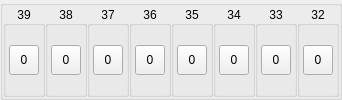
        <widget class="QGroupBox" name="groupBox32_39">
         <layout class="QHBoxLayout" name="horizontalLayout_11">
          <property name="spacing">
           <number>0</number>
          </property>
          <property name="leftMargin">
           <number>0</number>
          </property>
          <property name="topMargin">
           <number>0</number>
          </property>
          <property name="rightMargin">
           <number>0</number>
          </property>
          <property name="bottomMargin">
           <number>0</number>
          </property>
          <item>
           <widget class="QGroupBox" name="groupBox39">
            <property name="title">
             <string notr="true">39</string>
            </property>
            <property name="alignment">
             <set>Qt::AlignCenter</set>
            </property>
            <layout class="QHBoxLayout" name="horizontalLayout_38">
             <property name="leftMargin">
              <number>0</number>
             </property>
             <property name="topMargin">
              <number>0</number>
             </property>
             <property name="rightMargin">
              <number>0</number>
             </property>
             <property name="bottomMargin">
              <number>0</number>
             </property>
             <item>
              <widget class="QToolButton" name="toolButton39">
               <property name="minimumSize">
                <size>
                 <width>30</width>
                 <height>30</height>
                </size>
               </property>
               <property name="maximumSize">
                <size>
                 <width>30</width>
                 <height>30</height>
                </size>
               </property>
               <property name="text">
                <string notr="true">0</string>
               </property>
               <property name="checkable">
                <bool>true</bool>
               </property>
              </widget>
             </item>
            </layout>
           </widget>
          </item>
          <item>
           <widget class="QGroupBox" name="groupBox38">
            <property name="title">
             <string notr="true">38</string>
            </property>
            <property name="alignment">
             <set>Qt::AlignCenter</set>
            </property>
            <layout class="QHBoxLayout" name="horizontalLayout_39">
             <property name="leftMargin">
              <number>0</number>
             </property>
             <property name="topMargin">
              <number>0</number>
             </property>
             <property name="rightMargin">
              <number>0</number>
             </property>
             <property name="bottomMargin">
              <number>0</number>
             </property>
             <item>
              <widget class="QToolButton" name="toolButton38">
               <property name="minimumSize">
                <size>
                 <width>30</width>
                 <height>30</height>
                </size>
               </property>
               <property name="maximumSize">
                <size>
                 <width>30</width>
                 <height>30</height>
                </size>
               </property>
               <property name="text">
                <string notr="true">0</string>
               </property>
               <property name="checkable">
                <bool>true</bool>
               </property>
              </widget>
             </item>
            </layout>
           </widget>
          </item>
          <item>
           <widget class="QGroupBox" name="groupBox37">
            <property name="title">
             <string notr="true">37</string>
            </property>
            <property name="alignment">
             <set>Qt::AlignCenter</set>
            </property>
            <layout class="QHBoxLayout" name="horizontalLayout_40">
             <property name="leftMargin">
              <number>0</number>
             </property>
             <property name="topMargin">
              <number>0</number>
             </property>
             <property name="rightMargin">
              <number>0</number>
             </property>
             <property name="bottomMargin">
              <number>0</number>
             </property>
             <item>
              <widget class="QToolButton" name="toolButton37">
               <property name="minimumSize">
                <size>
                 <width>30</width>
                 <height>30</height>
                </size>
               </property>
               <property name="maximumSize">
                <size>
                 <width>30</width>
                 <height>30</height>
                </size>
               </property>
               <property name="text">
                <string notr="true">0</string>
               </property>
               <property name="checkable">
                <bool>true</bool>
               </property>
              </widget>
             </item>
            </layout>
           </widget>
          </item>
          <item>
           <widget class="QGroupBox" name="groupBox36">
            <property name="title">
             <string notr="true">36</string>
            </property>
            <property name="alignment">
             <set>Qt::AlignCenter</set>
            </property>
            <layout class="QHBoxLayout" name="horizontalLayout_41">
             <property name="leftMargin">
              <number>0</number>
             </property>
             <property name="topMargin">
              <number>0</number>
             </property>
             <property name="rightMargin">
              <number>0</number>
             </property>
             <property name="bottomMargin">
              <number>0</number>
             </property>
             <item>
              <widget class="QToolButton" name="toolButton36">
               <property name="minimumSize">
                <size>
                 <width>30</width>
                 <height>30</height>
                </size>
               </property>
               <property name="maximumSize">
                <size>
                 <width>30</width>
                 <height>30</height>
                </size>
               </property>
               <property name="text">
                <string notr="true">0</string>
               </property>
               <property name="checkable">
                <bool>true</bool>
               </property>
              </widget>
             </item>
            </layout>
           </widget>
          </item>
          <item>
           <widget class="QGroupBox" name="groupBox35">
            <property name="title">
             <string notr="true">35</string>
            </property>
            <property name="alignment">
             <set>Qt::AlignCenter</set>
            </property>
            <layout class="QHBoxLayout" name="horizontalLayout_42">
             <property name="leftMargin">
              <number>0</number>
             </property>
             <property name="topMargin">
              <number>0</number>
             </property>
             <property name="rightMargin">
              <number>0</number>
             </property>
             <property name="bottomMargin">
              <number>0</number>
             </property>
             <item>
              <widget class="QToolButton" name="toolButton35">
               <property name="minimumSize">
                <size>
                 <width>30</width>
                 <height>30</height>
                </size>
               </property>
               <property name="maximumSize">
                <size>
                 <width>30</width>
                 <height>30</height>
                </size>
               </property>
               <property name="text">
                <string notr="true">0</string>
               </property>
               <property name="checkable">
                <bool>true</bool>
               </property>
              </widget>
             </item>
            </layout>
           </widget>
          </item>
          <item>
           <widget class="QGroupBox" name="groupBox34">
            <property name="title">
             <string notr="true">34</string>
            </property>
            <property name="alignment">
             <set>Qt::AlignCenter</set>
            </property>
            <layout class="QHBoxLayout" name="horizontalLayout_43">
             <property name="leftMargin">
              <number>0</number>
             </property>
             <property name="topMargin">
              <number>0</number>
             </property>
             <property name="rightMargin">
              <number>0</number>
             </property>
             <property name="bottomMargin">
              <number>0</number>
             </property>
             <item>
              <widget class="QToolButton" name="toolButton34">
               <property name="minimumSize">
                <size>
                 <width>30</width>
                 <height>30</height>
                </size>
               </property>
               <property name="maximumSize">
                <size>
                 <width>30</width>
                 <height>30</height>
                </size>
               </property>
               <property name="text">
                <string notr="true">0</string>
               </property>
               <property name="checkable">
                <bool>true</bool>
               </property>
              </widget>
             </item>
            </layout>
           </widget>
          </item>
          <item>
           <widget class="QGroupBox" name="groupBox33">
            <property name="title">
             <string notr="true">33</string>
            </property>
            <property name="alignment">
             <set>Qt::AlignCenter</set>
            </property>
            <layout class="QHBoxLayout" name="horizontalLayout_44">
             <property name="leftMargin">
              <number>0</number>
             </property>
             <property name="topMargin">
              <number>0</number>
             </property>
             <property name="rightMargin">
              <number>0</number>
             </property>
             <property name="bottomMargin">
              <number>0</number>
             </property>
             <item>
              <widget class="QToolButton" name="toolButton33">
               <property name="minimumSize">
                <size>
                 <width>30</width>
                 <height>30</height>
                </size>
               </property>
               <property name="maximumSize">
                <size>
                 <width>30</width>
                 <height>30</height>
                </size>
               </property>
               <property name="text">
                <string notr="true">0</string>
               </property>
               <property name="checkable">
                <bool>true</bool>
               </property>
              </widget>
             </item>
            </layout>
           </widget>
          </item>
          <item>
           <widget class="QGroupBox" name="groupBox32">
            <property name="title">
             <string notr="true">32</string>
            </property>
            <property name="alignment">
             <set>Qt::AlignCenter</set>
            </property>
            <layout class="QHBoxLayout" name="horizontalLayout_45">
             <property name="leftMargin">
              <number>0</number>
             </property>
             <property name="topMargin">
              <number>0</number>
             </property>
             <property name="rightMargin">
              <number>0</number>
             </property>
             <property name="bottomMargin">
              <number>0</number>
             </property>
             <item>
              <widget class="QToolButton" name="toolButton32">
               <property name="minimumSize">
                <size>
                 <width>30</width>
                 <height>30</height>
                </size>
               </property>
               <property name="maximumSize">
                <size>
                 <width>30</width>
                 <height>30</height>
                </size>
               </property>
               <property name="text">
                <string notr="true">0</string>
               </property>
               <property name="checkable">
                <bool>true</bool>
               </property>
              </widget>
             </item>
            </layout>
           </widget>
          </item>
         </layout>
        </widget>
